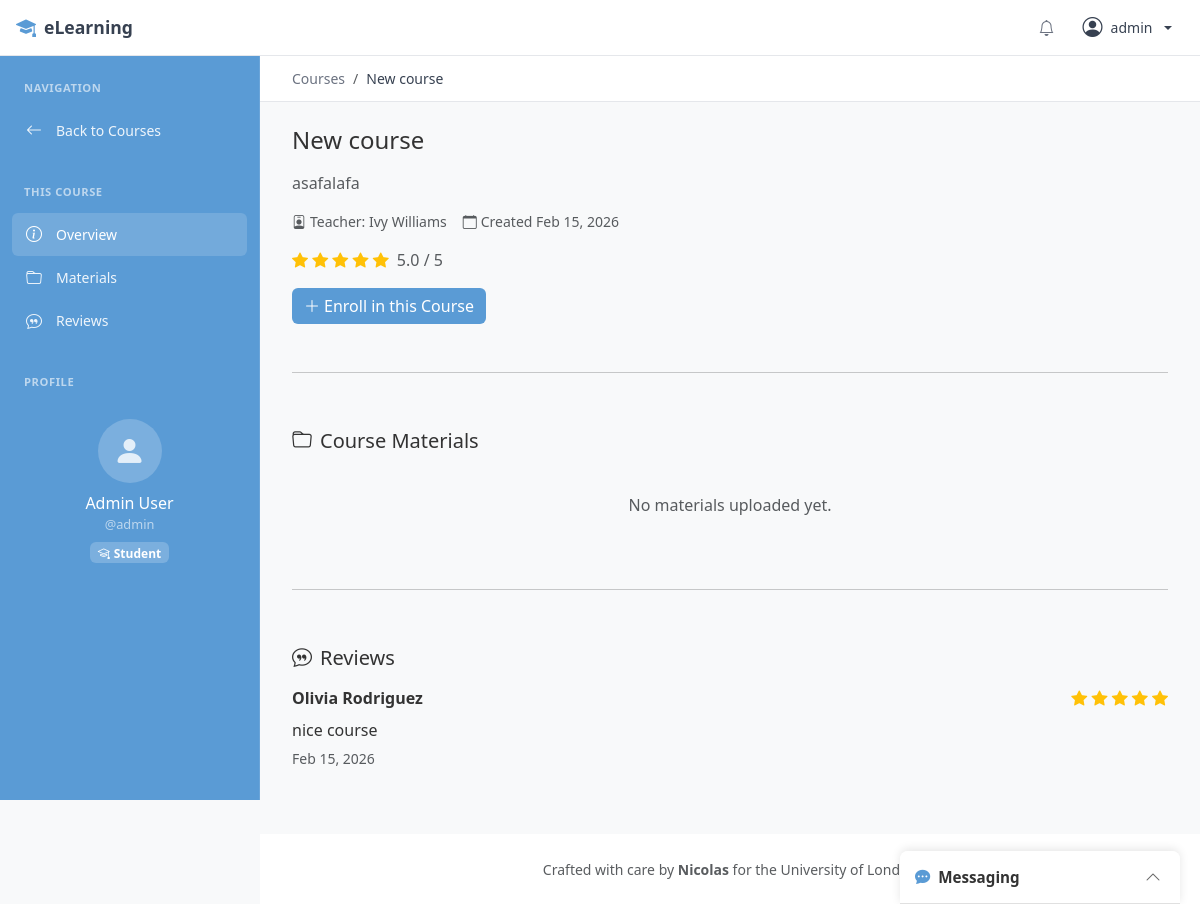
The page /courses/29/ (signed in) on the database its author committed.
### apps/accounts/models.py (models this page shows, shortened)
class User(AbstractUser):
    class UserType(models.TextChoices):
        STUDENT = 'student', 'Student'
        TEACHER = 'teacher', 'Teacher'
    email = models.EmailField(unique=True)
    user_type = models.CharField(
        max_length=10,
        choices=UserType.choices,
        default=UserType.STUDENT,
    )
    photo = models.ImageField(
        upload_to=profile_photo_path,
        storage=media_storage,
        blank=True,
        null=True,
    )
    bio = models.TextField(blank=True, max_length=500)
    created_at = models.DateTimeField(auto_now_add=True)
    updated_at = models.DateTimeField(auto_now=True)
    @property
    def is_teacher(self):
        return self.user_type == self.UserType.TEACHER

### apps/courses/models.py (models this page shows, shortened)
class Course(models.Model):
    title = models.CharField(max_length=200)
    description = models.TextField()
    teacher = models.ForeignKey(
        settings.AUTH_USER_MODEL,
        on_delete=models.CASCADE,
        related_name='courses_teaching'
    )
    created_at = models.DateTimeField(auto_now_add=True)
    updated_at = models.DateTimeField(auto_now=True)
    is_active = models.BooleanField(default=True)
    class Meta:
        ordering = ['-created_at']
    @property
    def average_rating(self):
        from apps.courses.models import CourseFeedback
        feedbacks = CourseFeedback.objects.filter(enrollment__course=self)
        if feedbacks.exists():
            return round(sum(f.rating for f in feedbacks) / feedbacks.count(), 1)
        return None

class CourseFeedback(models.Model):
    enrollment = models.OneToOneField(
        Enrollment,
        on_delete=models.CASCADE,
        related_name='feedback'
    )
    rating = models.PositiveIntegerField(
        validators=[MinValueValidator(1), MaxValueValidator(5)]
    )
    comment = models.TextField(blank=True)
    created_at = models.DateTimeField(auto_now_add=True)
    updated_at = models.DateTimeField(auto_now=True)
    class Meta:
        ordering = ['-created_at']
    @property
    def student(self):
        return self.enrollment.student

class Enrollment(models.Model):
    student = models.ForeignKey(
        settings.AUTH_USER_MODEL,
        on_delete=models.CASCADE,
        related_name='enrollments'
    )
    course = models.ForeignKey(
        Course,
        on_delete=models.CASCADE,
        related_name='enrollments'
    )
    enrolled_at = models.DateTimeField(auto_now_add=True)
    is_active = models.BooleanField(default=True)
    is_blocked = models.BooleanField(default=False)
    class Meta:
        unique_together = ['student', 'course']
        ordering = ['-enrolled_at']

### apps/courses/views.py (the view, shortened to what this page needs)
# urls.py: path('<int:pk>/', views.CourseDetailView.as_view(), name='course_detail'),
class CourseDetailView(LoginRequiredMixin, DetailView):
    model = Course
    template_name = 'courses/course_detail.html'
    context_object_name = 'course'
    def get_context_data(self, **kwargs):
        context = super().get_context_data(**kwargs)
        user = self.request.user
        course = self.object
        enrollment = None
        is_blocked = False
        if not user.is_teacher:
            blocked_enrollment = Enrollment.objects.filter(
                student=user, course=course, is_blocked=True
            ).first()
            if blocked_enrollment:
                is_blocked = True
            else:
                enrollment = Enrollment.objects.filter(
                    student=user, course=course, is_active=True
                ).first()
        context['enrollment'] = enrollment
        context['is_blocked'] = is_blocked
        context['is_teacher_owner'] = user == course.teacher
        context['materials'] = course.materials.all()
        context['feedbacks'] = CourseFeedback.objects.filter(
            enrollment__course=course
        ).select_related('enrollment__student')
        return context

### templates/courses/course_detail.html (shortened to what this page needs)
{% extends 'base_sidebar.html' %}
{% load markdown_extras %}
{% block sidebar %}
<div class="sidebar-section">
    <div class="sidebar-section-title">Navigation</div>
    <a href="{% url 'courses:course_list' %}" class="sidebar-link">
        <i class="bi bi-arrow-left"></i>
        <span>Back to Courses</span>
    </a>
</div>
<div class="sidebar-section">
    <div class="sidebar-section-title">This Course</div>
    <a href="#course-info" class="sidebar-link course-nav-link active" data-section="course-info">
        <i class="bi bi-info-circle"></i>
        <span>Overview</span>
    </a>
    <a href="#course-materials" class="sidebar-link course-nav-link" data-section="course-materials">
        <i class="bi bi-folder"></i>
        <span>Materials</span>
    </a>
    <a href="#course-reviews" class="sidebar-link course-nav-link" data-section="course-reviews">
        <i class="bi bi-chat-quote"></i>
        <span>Reviews</span>
    </a>
</div>
{% if user.is_authenticated %}
<div class="sidebar-section">
    <div class="sidebar-section-title">Profile</div>
    <div class="px-3 py-3 text-center">
        <a href="{% url 'accounts:profile' user.username %}" class="text-decoration-none">
            {% if user.photo %}
                <img src="{{ user.photo.url }}" alt="{{ user.username }}"
                     style="width: 64px; height: 64px; border-radius: 50%; object-fit: cover; border: 2px solid rgba(255,255,255,0.3);">
            {% else %}
                <div style="width: 64px; height: 64px; border-radius: 50%; background: rgba(255,255,255,0.2); display: inline-flex; align-items: center; justify-content: center; margin: 0 auto;">
                    <i class="bi bi-person-fill" style="font-size: 2rem; color: rgba(255,255,255,0.8);"></i>
                </div>
            {% endif %}
        </a>
        <div class="mt-2">
            <a href="{% url 'accounts:profile' user.username %}" style="color: white; font-weight: 500; text-decoration: none;">
                {{ user.get_full_name|default:user.username }}
            </a>
        </div>
        <div style="color: rgba(255,255,255,0.6); font-size: 0.8rem;">@{{ user.username }}</div>
        <span class="badge mt-2" style="background: rgba(255,255,255,0.2); color: white;">
            {% if user.is_teacher %}
                <i class="bi bi-person-workspace me-1"></i>Teacher
            {% else %}
                <i class="bi bi-mortarboard me-1"></i>Student
            {% endif %}
        </span>
    </div>
</div>
{% endif %}
{% endblock sidebar %}
{% block breadcrumb %}
<div class="breadcrumb-bar">
    <nav aria-label="breadcrumb">
        <ol class="breadcrumb">
            <li class="breadcrumb-item"><a href="{% url 'courses:course_list' %}">Courses</a></li>
            <li class="breadcrumb-item active">{{ course.title }}</li>
        </ol>
    </nav>
</div>
{% endblock breadcrumb %}
{% block content %}
<section id="course-info" class="mb-4">
    <h4 class="mb-3">{{ course.title }}</h4>
    <p class="text-muted">{{ course.description }}</p>
    <div class="d-flex gap-3 text-muted small mb-3">
        <span><i class="bi bi-person-badge me-1"></i>Teacher: {{ course.teacher.get_full_name|default:course.teacher.username }}</span>
        <span><i class="bi bi-calendar me-1"></i>Created {{ course.created_at|date:"M d, Y" }}</span>
    </div>
    {% if course.average_rating %}
        <div class="mb-3">
            <span class="text-warning">
                {% for i in "12345" %}
                    {% if forloop.counter <= course.average_rating %}
                        <i class="bi bi-star-fill"></i>
                    {% else %}
                        <i class="bi bi-star"></i>
                    {% endif %}
                {% endfor %}
            </span>
            <span class="text-muted ms-1">{{ course.average_rating }} / 5</span>
        </div>
    {% endif %}
    {% if not user.is_teacher %}
        {% if is_blocked %}
            <div class="alert alert-danger">
                <i class="bi bi-exclamation-triangle me-2"></i>You have been blocked from this course.
            </div>
        {% else %}
            <form method="post" action="{% url 'courses:enroll' course.pk %}">
                <button type="submit" class="btn btn-primary">
                    <i class="bi bi-plus-lg me-1"></i>Enroll in this Course
                </button>
            </form>
        {% endif %}
    {% endif %}
</section>
{% if not is_blocked %}
<hr class="my-5">
<section id="course-materials" class="mb-4 pt-2">
    <div class="d-flex justify-content-between align-items-center mb-3">
        <h5 class="mb-0"><i class="bi bi-folder me-2"></i>Course Materials</h5>
    </div>
    {% if materials %}
        <div class="list-group">
            {% for material in materials %}
                <div class="list-group-item d-flex justify-content-between align-items-center">
                    <div>
                        <i class="bi bi-file-earmark me-2 text-muted"></i>
                        {% if enrollment or is_teacher_owner %}
                            <a href="{{ material.file.url }}" target="_blank">{{ material.title }}</a>
                        {% else %}
                            {{ material.title }}
                        {% endif %}
                        {% if material.description %}
                            <div class="text-muted d-block ms-4 markdown-body markdown-inline">{{ material.description|markdown }}</div>
                        {% endif %}
                    </div>
                    <div class="d-flex align-items-center gap-2">
                        <small class="text-muted">{{ material.uploaded_at|date:"M d" }}</small>
                        {% if is_teacher_owner %}
                            <form method="post" action="{% url 'courses:delete_material' course.pk material.pk %}" class="d-inline">
                                {% csrf_token %}
                                <button type="submit" class="btn btn-outline-danger btn-sm" onclick="return confirm('Delete this material?')">
                                    <i class="bi bi-trash"></i>
                                </button>
                            </form>
                        {% endif %}
                    </div>
                </div>
            {% endfor %}
        </div>
    {% else %}
        <p class="text-muted text-center py-4">No materials uploaded yet.</p>
    {% endif %}
</section>
<hr class="my-5">
<section id="course-reviews" class="mb-4 pt-2">
    <h5 class="mb-3"><i class="bi bi-chat-quote me-2"></i>Reviews</h5>
    {% if feedbacks %}
        {% for feedback in feedbacks %}
            <div class="mb-3 pb-3 {% if not forloop.last %}border-bottom{% endif %}">
                <div class="d-flex justify-content-between">
                    <strong>{{ feedback.student.get_full_name|default:feedback.student.username }}</strong>
                    <span class="text-warning">
                        {% for i in "12345" %}
                            {% if forloop.counter <= feedback.rating %}
                                <i class="bi bi-star-fill"></i>
                            {% else %}
                                <i class="bi bi-star"></i>
                            {% endif %}
                        {% endfor %}
                    </span>
                </div>
                {% if feedback.comment %}
                    <p class="mb-1 mt-2">{{ feedback.comment }}</p>
                {% endif %}
                <small class="text-muted">{{ feedback.created_at|date:"M d, Y" }}</small>
            </div>
        {% endfor %}
    {% else %}
        <p class="text-muted text-center py-4">No reviews yet.</p>
    {% endif %}
</section>
{% endif %}
{% endblock %}

### templates/base_sidebar.html (shortened to what this page needs)
{% load static %}
<!DOCTYPE html>
<html lang="en">
<head>
    <link href="https://cdn.jsdelivr.net/npm/bootstrap@5.3.2/dist/css/bootstrap.min.css" rel="stylesheet">
    <link href="https://cdn.jsdelivr.net/npm/bootstrap-icons@1.11.1/font/bootstrap-icons.css" rel="stylesheet">
    <link href="{% static 'css/style.css' %}" rel="stylesheet">
</head>
<body>
    <header class="app-header">
        <a href="{% url 'posts' %}" class="header-brand">
            <i class="bi bi-mortarboard-fill"></i>
            <span>eLearning</span>
        </a>
        <div class="header-actions">
            {% if user.is_authenticated %}
                <a href="{% url 'notifications:list' %}" class="header-btn position-relative">
                    <i class="bi bi-bell" id="notification-icon"></i>
                </a>
                <div class="dropdown">
                    <a href="#" class="header-user dropdown-toggle" data-bs-toggle="dropdown">
                        <i class="bi bi-person-circle"></i>
                        <span class="d-none d-sm-inline">{{ user.username }}</span>
                    </a>
                </div>
            {% else %}
                <a href="{% url 'accounts:login' %}" class="btn btn-sm btn-outline-secondary">Login</a>
                <a href="{% url 'accounts:register' %}" class="btn btn-sm btn-primary">Register</a>
            {% endif %}
        </div>
    </header>
    <aside class="app-sidebar" id="appSidebar">
        <nav class="sidebar-nav">
            {% block sidebar %}{% endblock sidebar %}
        </nav>
    </aside>
    <main class="app-main">
        {% block breadcrumb %}{% endblock %}
        <div class="main-content">
            {% block content %}{% endblock %}
        </div>
    </main>
    <footer class="app-footer">
        <p class="mb-0 small text-muted">
            Crafted with care by <strong>Nicolas</strong> for the University of London
        </p>
    </footer>
    {% if user.is_authenticated %}
        {% include 'chat/chat_widget.html' %}
    {% endif %}
</body>
</html>

### rows shown on the page
User: username "admin", get_full_name "Admin User"
Course: title "New course", description "asafalafa", teacher.get_full_name "Ivy Williams", created_at "Feb 15, 2026", average_rating "5.0"
CourseFeedback: student.get_full_name "Olivia Rodriguez", comment "nice course", created_at "Feb 15, 2026"
